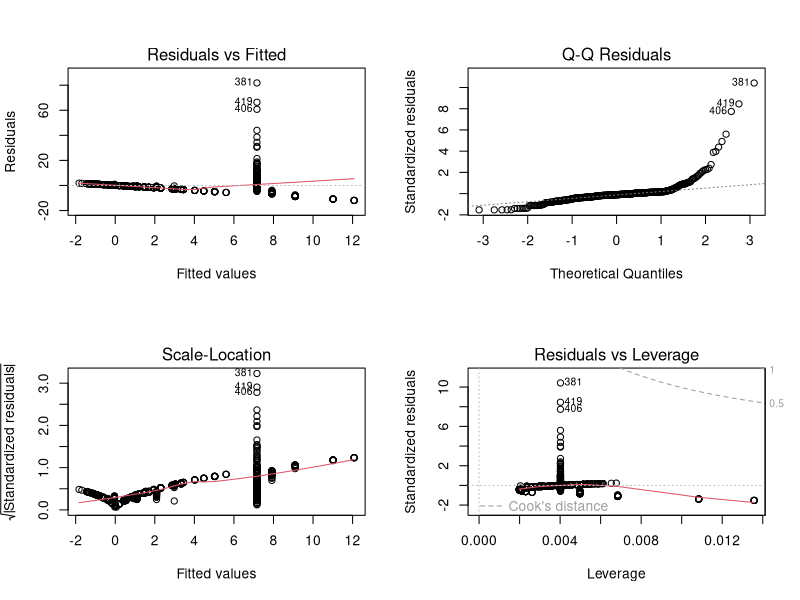
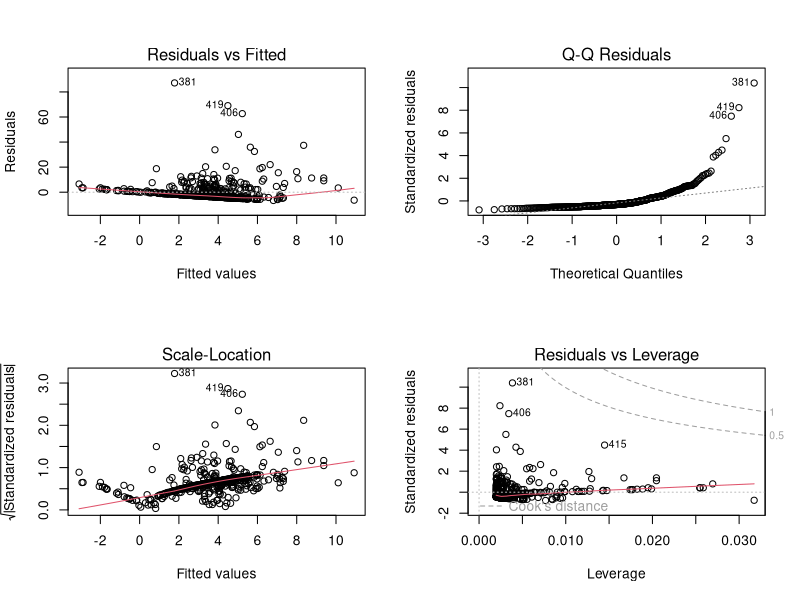
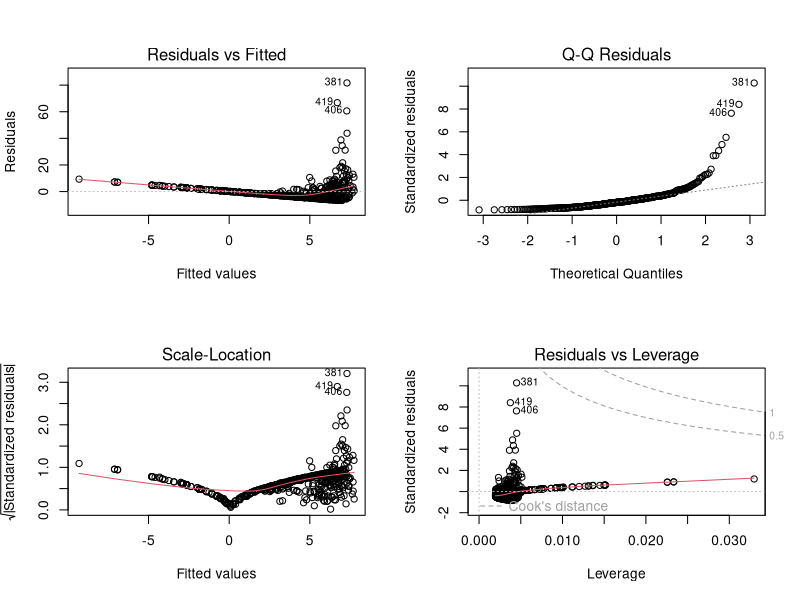
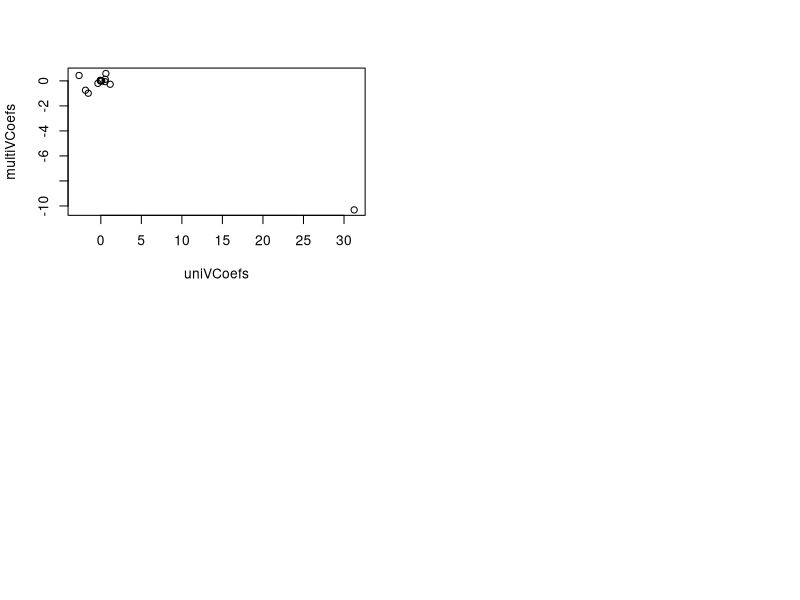

Write R code to recreate these figures, in order.
library(MASS)
attach(Boston)
n <- names(Boston) 
allPreds <- n[n != "crim"]
numPreds <- length(allPreds)


# a) ***************************************************************************

simples <- vector(mode = "list", length = numPreds)
pVals <- c()
alpha = 0.05
signifPreds <- c()

for (i in 1:numPreds)
{
	formula <- as.formula(paste("crim ~", allPreds[i]))
	simples[[i]] <- lm(formula)
	p <- coef(summary(simples[[1]]))[2,4]
	pVals[i] <- p
	if (p < alpha) signifPreds <- c(signifPreds, allPreds[i])
}

signifPreds 
    # The simple linear regression models, that are fitted using each of 
    # these predictors, produce P-values < 0.05.
    # This suggests that there is a significant association between each
    # of these predictors and the response, per-capita crime rate.

nonSignifPreds <- allPreds[!allPreds %in% signifPreds]
nonSignifPreds # ==> "chas"
    # "chas", the predictor that indicates if the house is situated on the
    # banks of the Charles River, produces a model that cannot reject the null 
    # hypothesis: that there is no significant association with crime.

chasIndex <- which(allPreds %in% "chas")
pVals[chasIndex] # ==> P = 0.209
    # As the P-value for "chas" falls well outside of our chosen alpha of 0.05,
    # our linear model cannot conclude that Charles River bank areas have an 
    # association with crime rate per-capita.


# Proportion of non-retail business acres per town.
indusIndex <- which(allPreds %in% "indus")
coef(simples[[indusIndex]])[2] # ==> B1 = 0.5097763
pVals[indusIndex] # ==> P = 1.45e-21
    # There appears to be a positive association with the proportion of 
    # non-retail business acres per town and per-capita crime rate.
    # That is, industrial areas may be less safe to live in.

par(mfrow = c(2, 2))
plot(simples[[indusIndex]])
    # The nature of the relationship may not be simply linear.
    # The residuals vs fitted plot displays a non-random pattern around 0 and 
    # the Q-Q plot shows signs of nonlinearity.
    # The general appearance of these plots suggests a better model is needed.


# Average number of rooms per dwelling.
rmIndex <- which(allPreds %in% "rm")
coef(simples[[rmIndex]])[2] # ==> B1 = -2.684051
pVals[rmIndex] # ==> P = 6.35e-07
    # There appears to be a steeper negative association with the average
    # number of rooms in a house and per-capita crime rate.
    # That is, housing that implies higher income may affect crime rate.

plot(simples[[rmIndex]])
    # The residuals vs fitted plot has a slightly more random pattern than that
    # of indus. The Q-Q plot however shows similar nonlinearity.


# Weighted mean of distances to five Boston employment centres.
disIndex <- which(allPreds %in% "dis")
coef(simples[[disIndex]])[2] # ==> B1 = -1.550902
pVals[disIndex] # ==> P = 8.52e-19
    # There appears to be a negative association with the weighted mean
    # distances to five Boston employment centres and per-capita crime rate.
    # That is, distributing the location of employment resources may affect
    # an area's crime rate.

plot(simples[[disIndex]])
    # Similar to indus, the residuals suggests an improvement may be possible 
    # with a more flexible model, or one with multiple predictors.


# b) ***************************************************************************

lm.multi <- lm(crim ~ ., data = Boston)
pValsMulti <- coef(summary(lm.multi))[-1,4]
signifPredsMulti <- pValsMulti[pValsMulti < alpha]
signifPredsMulti
    # The multiple regression model reveals that previous assumptions do not 
    # hold up. Predictors "rm" and "indus" are missing from our list of 
    # significant predictors. This suggests that if we account for more measured
    # information, they end up not contributing significantly in explaining
    # crime rate per-capita.
    # At the same time, these predictors, of which previously investigated "dis"
    # is included, produce P-values that allow a rejection of the corresponding
    # null hypotheses, H0: Bj = 0.


# c) ***************************************************************************

uniVCoefs <- c()
for (i in 1:numPreds)
{
	uniVCoefs[i] <- coef(simples[[i]])[2]
}
multiVCoefs <- coef(lm.multi)[-1]
plot(uniVCoefs, multiVCoefs)

    # The plot makes it plain to see the drastic change in results from a) to b).
    # Most apparent is the change in signs of the coefficients for around half 
    # of the predictors. For "nox", this appears extreme with a value of 30 in
    # its simple linear model and -10 in the multiple regression model.


# d) ***************************************************************************

allQuantPreds <- allPreds[allPreds != "chas"]
numQuantPreds <- length(allQuantPreds)
polys <- vector(mode = "list", length = numQuantPreds)
signifPredsPoly <- vector(mode = "list", length = numQuantPreds)

for (i in 1:numQuantPreds)
{
	formula <- as.formula(paste("crim ~", "poly(", allQuantPreds[i], ", 3)"))
	polys[[i]] <- lm(formula)
	polyPs <- coef(summary(polys[[i]]))[-1,4]
	signifPolyPs <- c()
	for (j in 1:length(polyPs))
	{
		if (polyPs[j] < alpha) signifPolyPs <- c(signifPolyPs, j)
	}
	signifPredsPoly[[i]] <- signifPolyPs
}

signifPredsPoly # ==> list 10 is the only list that contains only a 1.
allQuantPreds[10] # ==> "black"
    # The polynomial terms that produced significant P-values are listed for
    # each predictor. As suspected, there exist predictors for which the 
    # polynomial model is considered an improvement. In fact, only the 
    # polynomial model "crim" ~ "black" produces only its first polynomial term 
    # as significant. Whereas half of the predictors produce models where all 
    # three polynomial terms exhibit significance.